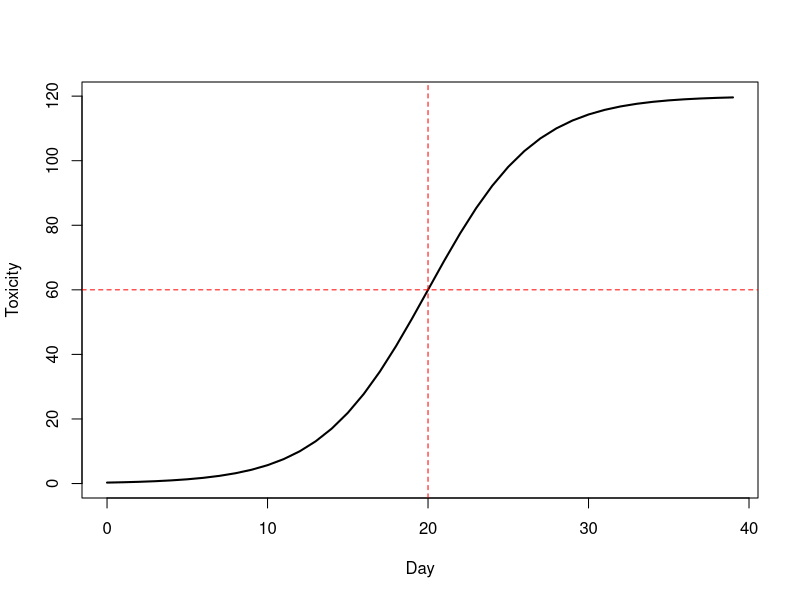
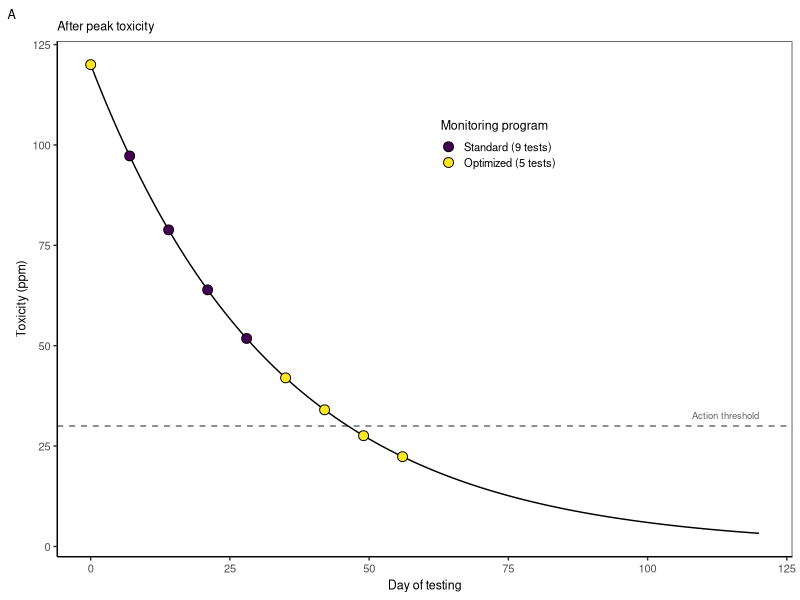
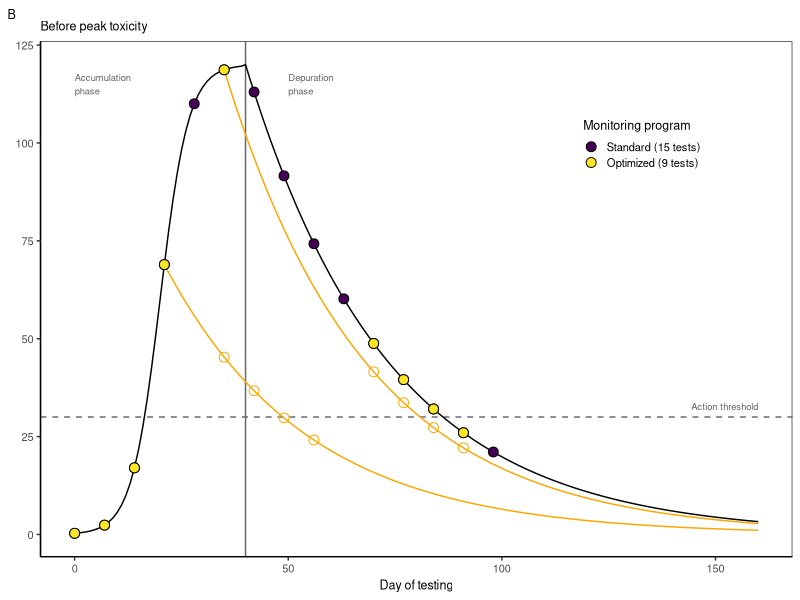
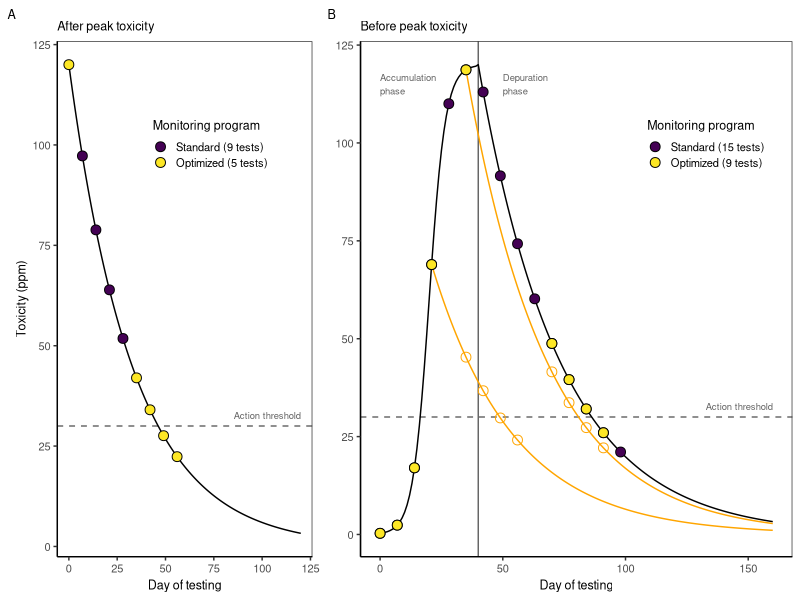

Here is the R script that generated these plots, in order: (Note: this script raises an error after producing the figures.)

# Clear workspace
rm(list = ls())

# Setup
################################################################################

# Packages
library(tidyverse)

# Directories
indir <- "data/raw"
outdir <- "data/processed"
plotdir <- "figures"


# Build data
################################################################################

# Decay params
n0 <- 120
k <- -0.03

# Timeline
days <- 0:120
toxs <- n0*exp(k*days)
data <- tibble(day=days,
               toxicity=toxs)

# Sampling scheme
samp <- data %>% 
  slice(seq(1, nrow(data), 7)) %>% 
  # Remove ones after two clean tests
  filter(day<=60) %>% 
  # Mark 
  mutate(program=ifelse(day %in% c(0, 35, 42, 49, 56), "Optimized (5 tests)", "Standard (9 tests)"),
         program=factor(program, levels=c("Standard (9 tests)", "Optimized (5 tests)")))


# Build data for second example
################################################################################

# Parameters
K <- 120        # Asymptote
t50 <- 20       # Day at which curve reaches half of K
s <- 0.3        # Steepness (adjust to taste)
ndays <- 40

# Logistic function with t50
sigmoid <- function(t, K, t50, s) {
  K / (1 + exp(-s * (t - t50)))
}

# Simulate
t <- 0:(ndays - 1)
N <- sigmoid(t, K, t50, s)

# Dataframe
df <- data.frame(phase="Deputation", 
                 day = t, 
                 toxicity = N)

# Plot
plot(df$day, df$toxicity, type = "l", lwd = 2,
     xlab = "Day", ylab = "Toxicity")
abline(h = K/2, v = t50, lty = 2, col = "red") # show half-point

# Merge
data1 <- data %>% 
  mutate(day=day+ndays,
         phase="Depuration")
data2 <- bind_rows(df, data1)

# Standard Sampling scheme
samp2_std <- data2 %>% 
  slice(seq(1, nrow(data2), 7)) %>% 
  filter(day <= 100) %>% 
  mutate(program="Standard")

# Projection curve 1
n0 <- samp2_std$toxicity[samp2_std$day==21]
days <- 0:140
toxs <- n0*exp(k*days)
proj1 <- tibble(day=days+21,
               toxicity=toxs) %>% 
  filter(day<= max(data2$day))

proj1_pts <- proj1 %>% 
  slice(seq(1, nrow(.), 7)) %>% 
  filter(day %in% c(35, 42, 49, 56))

# Projection curve 2
n0 <- samp2_std$toxicity[samp2_std$day==35]
days <- 0:140
toxs <- n0*exp(k*days)
proj2 <- tibble(day=days+35,
                toxicity=toxs) %>% 
  filter(day<= max(data2$day))

proj2_pts <- proj2 %>% 
  slice(seq(1, nrow(.), 7)) %>% 
  filter(day %in% c(70, 77, 84, 91))

# Optimized sampling
samp2_opt <- samp2_std %>% 
  filter(day %in% c(0, 7, 14, 21, 35, 70, 77, 84, 91)) %>% 
  mutate(program="Optimized")

# Merge
samp2 <- bind_rows(samp2_std, samp2_opt) %>% 
  mutate(program=recode_factor(program, 
                               "Standard"="Standard (15 tests)", 
                               "Optimized"="Optimized (9 tests)"))


# Plot data
################################################################################

# Theme
my_theme <-  theme(axis.text=element_text(size=8),
                   axis.title=element_text(size=9),
                   legend.text=element_text(size=8),
                   legend.title=element_text(size=9),
                   strip.text=element_text(size=8),
                   plot.title=element_text(size=9),
                   plot.tag=element_text(size=9),
                   # Gridlines
                   panel.grid.major = element_blank(), 
                   panel.grid.minor = element_blank(),
                   panel.background = element_blank(), 
                   axis.line = element_line(colour = "black"),
                   # Legend
                   legend.key.size = unit(0.4, "cm"),
                   legend.key = element_rect(fill = NA, color=NA),
                   legend.background = element_rect(fill=alpha('blue', 0)))

# Plot
g1 <- ggplot(data, aes(x=day, y=toxicity)) +
  # Reference line
  geom_hline(yintercept=30, linetype="dashed", color="grey40") +
  annotate(geom="text", x=120, y=30, label="Action threshold", 
           color="grey40", hjust=1, vjust=-1, size=2.4) +
  # Data
  geom_line() +
  geom_point(data=samp, mapping=aes(fill=program), pch=21, size=3) +
  # Labels
  labs(x="Day of testing", y="Toxicity (ppm)", tag="A", title="After peak toxicity") +
  # Legend
  scale_fill_ordinal(name="Monitoring program") +
  # Theme
  theme_bw() + my_theme +
  theme(legend.position = c(0.6, 0.8))
g1

# Plot
g2 <- ggplot(data2, aes(x=day, y=toxicity)) +
  # Phase line
  geom_vline(xintercept=40, color="grey40") +
  annotate(geom="text", x=0, y=115, label="Accumulation\nphase", 
           color="grey40", hjust=0, vjust=0.5, size=2.4) +
  annotate(geom="text", x=50, y=115, label="Depuration\nphase", 
           color="grey40", hjust=0, vjust=0.5, size=2.4) +
  # Reference line
  geom_hline(yintercept=30, linetype="dashed", color="grey40") +
  annotate(geom="text", x=160, y=30, label="Action threshold", 
           color="grey40", hjust=1, vjust=-1, size=2.4) +
  # Data
  geom_line() +
  # Projections
  geom_line(data=proj1, color="orange") +
  geom_line(data=proj2, color="orange") +
  # Sampling points
  geom_point(data=samp2,  mapping=aes(fill=program), pch=21, size=3) +
  geom_point(data=proj1_pts,  color="orange", pch=21, size=3) +
  geom_point(data=proj2_pts,  color="orange", pch=21, size=3) +
  # Labels
  labs(x="Day of testing", y="Toxicity (ppm)", tag="B", title="Before peak toxicity") +
  # Legend
  scale_fill_ordinal(name="Monitoring program", drop=F) +
  # Theme
  theme_bw() + my_theme +
  theme(axis.title.y=element_blank(),
        legend.position = c(0.8, 0.8))
g2

# Merge
g <- gridExtra::grid.arrange(g1, g2, nrow=1, widths=c(0.4, 0.6))

# Export
ggsave(g, filename=file.path(plotdir, "FigX_dep_traj_example.png"), 
       width=6.5, height=3, units="in", dpi=600)
 
